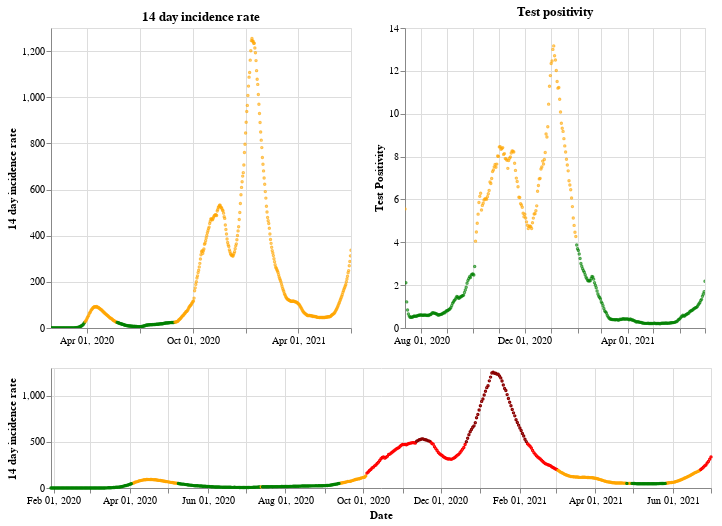

The notebook cell this image was saved under:
### Markdown cell above
## England

### Code cell
plot_traffic_light('England')

### Figure 1 — Vega-Lite specification as saved in the notebook (floating-point values rounded to 4 significant figures; data arrays with more than 128 entries replaced by an {"elided": "..."} marker saying what was removed)
{"config": {"view": {"continuousWidth": 400, "continuousHeight": 300}}, "vconcat": [{"hconcat": [{"mark": {"type": "point", "size": 2}, "encoding": {"color": {"condition": {"value": "green", "test": "(datum.twoWeeklyCasesRate <= 25)"}, "value": "orange"}, "tooltip": [{"type": "nominal", "field": "areaName"}, {"type": "temporal", "field": "date"}, {"type": "quantitative", "field": "twoWeeklyCasesRate"}, {"type": "quantitative", "field": "testPositivity"}], "x": {"type": "temporal", "axis": {"title": ""}, "field": "date", "scale": {"domain": {"selection": "DateBrush"}}, "timeUnit": "yearmonthdate"}, "y": {"type": "quantitative", "axis": {"title": "14 day incidence rate"}, "field": "twoWeeklyCasesRate"}}, "title": "14 day incidence rate", "width": 300}, {"mark": {"type": "point", "size": 2}, "encoding": {"color": {"condition": {"value": "green", "test": "(datum.testPositivity <= 4)"}, "value": "orange"}, "tooltip": [{"type": "nominal", "field": "areaName"}, {"type": "temporal", "field": "date"}, {"type": "quantitative", "field": "twoWeeklyCasesRate"}, {"type": "quantitative", "field": "testPositivity"}], "x": {"type": "temporal", "axis": {"title": ""}, "field": "date", "scale": {"domain": {"selection": "DateBrush"}}, "timeUnit": "yearmonthdate"}, "y": {"type": "quantitative", "axis": {"title": "Test Positivity"}, "field": "testPositivity"}}, "title": "Test positivity", "width": 300}]}, {"layer": [{"mark": {"type": "point", "size": 2}, "encoding": {"color": {"condition": {"value": "orange", "test": "(((datum.testPositivity < 4) && (datum.twoWeeklyCasesRate >= 50)) && (datum.twoWeeklyCasesRate < 200))"}, "value": "red"}, "opacity": {"condition": {"value": 1, "test": "((datum.twoWeeklyCasesRate >= 50) && (datum.twoWeeklyCasesRate < 500))"}, "value": 0}, "tooltip": [{"type": "nominal", "field": "areaName"}, {"type": "temporal", "field": "date"}, {"type": "quantitative", "field": "twoWeeklyCasesRate"}, {"type": "quantitative", "field": "testPositivity"}], "x": {"type": "temporal", "axis": {"title": "Date"}, "field": "date", "timeUnit": "yearmonthdate"}, "y": {"type": "quantitative", "axis": {"title": "14 day incidence rate"}, "field": "twoWeeklyCasesRate"}}, "selection": {"DateBrush": {"type": "interval", "encodings": ["x"], "fields": ["Time"]}}}, {"mark": {"type": "point", "size": 2}, "encoding": {"color": {"value": "darkred"}, "opacity": {"condition": {"value": 1, "test": "(datum.twoWeeklyCasesRate >= 500)"}, "value": 0}, "tooltip": [{"type": "nominal", "field": "areaName"}, {"type": "temporal", "field": "date"}, {"type": "quantitative", "field": "twoWeeklyCasesRate"}, {"type": "quantitative", "field": "testPositivity"}], "x": {"type": "temporal", "axis": {"title": "Date"}, "field": "date", "timeUnit": "yearmonthdate"}, "y": {"type": "quantitative", "axis": {"title": "14 day incidence rate"}, "field": "twoWeeklyCasesRate"}}}, {"mark": {"type": "point", "size": 2}, "encoding": {"color": {"condition": {"value": "green", "test": "((datum.testPositivity < 4) && (datum.twoWeeklyCasesRate < 50))"}, "value": "orange"}, "opacity": {"condition": {"value": 1, "test": "(datum.twoWeeklyCasesRate < 50)"}, "value": 0}, "tooltip": [{"type": "nominal", "field": "areaName"}, {"type": "temporal", "field": "date"}, {"type": "quantitative", "field": "twoWeeklyCasesRate"}, {"type": "quantitative", "field": "testPositivity"}], "x": {"type": "temporal", "axis": {"title": "Date"}, "field": "date", "timeUnit": "yearmonthdate"}, "y": {"type": "quantitative", "axis": {"title": "14 day incidence rate"}, "field": "twoWeeklyCasesRate"}}}], "height": 120, "width": 660}], "data": {"name": "data-fcd0dbd7cab6e6ed8f81375ed53f1ccd"}, "$schema": "https://vega.github.io/schema/vega-lite/v4.8.1.json", "datasets": {"data-fcd0dbd7cab6e6ed8f81375ed53f1ccd": {"elided": "519 records"}}}
